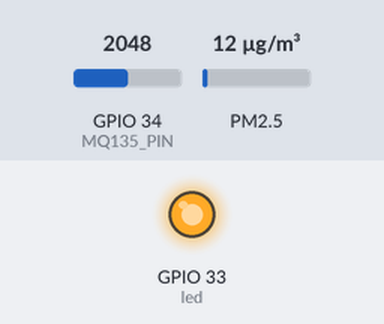
A program run on a simulated ESP32 board running MicroPython. Shown: output pins drawn as LEDs (lit = HIGH). The inputs (shaded band) are chosen by the test bench; at power-on: GPIO 34 (MQ135_PIN) = 2048, PM2.5 12 µg/m³ (analog values on the 0–4095 scale). What the program prints to the serial console is not drawn.

Above: at 1.2 s.
1.3 s: GPIO 34 (MQ135_PIN) set to 1460
Timing chart, 0 to 11.5 s (numbered marks = the images above; inputs shaded):
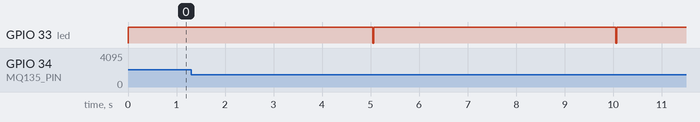

The program:

main.py
```python
"""
============================================================================
ESP32 Air Quality Monitor - MicroPython Edition (Sensor-Safe)
============================================================================
Works WITH or WITHOUT sensors connected.
  - If PMS5003/7003 is not connected → Shows "PM Sensor: Offline"
  - If MQ-135 is not connected → Shows raw ADC noise reading
  - Wi-Fi and timestamps always work regardless of sensors

Upload this as main.py once test_no_sensors.py passes all tests.
============================================================================
"""

import time
import json
import gc
import config
from pm_sensor import PMSensor
from mq135_sensor import MQ135Sensor
from wifi_manager import WiFiManager
from time_sync import TimeSync

# ============================================================================
# INITIALIZATION
# ============================================================================
print("\n" + "=" * 55)
print("  ESP32 AIR QUALITY MONITOR - MICROPYTHON EDITION")
print("=" * 55)

# ---------- Sensors (safe if not connected) ----------
sensors_available = {"pm": False, "gas": False}

# PM Sensor — will simply show "offline" if not physically connected
print(f"[Init] PM Sensor (UART{config.PMS_UART_ID}): Listening... (OK if not connected)")
pm_sensor = PMSensor(
    uart_id=config.PMS_UART_ID,
    rx_pin=config.PMS_RX_PIN,
    tx_pin=config.PMS_TX_PIN,
    baudrate=config.PMS_BAUD_RATE,
    timeout_ms=config.PMS_TIMEOUT_MS
)

# MQ-135 — reads ADC noise if not connected (won't crash)
print(f"[Init] MQ-135 (GPIO {config.MQ135_PIN}): Reading ADC... (noise is normal without sensor)")
mq135_sensor = MQ135Sensor(
    pin=config.MQ135_PIN,
    rl_kohm=config.MQ135_RL_KOHM,
    ro_clean_air_kohm=config.MQ135_RO_CLEAN_AIR_KOHM,
    vcc_supply=config.MQ135_VCC_SUPPLY,
    vref_esp32=config.MQ135_VREF_ESP32,
    samples=config.MQ135_SAMPLES,
    param_a=config.MQ135_PARAM_A,
    param_b=config.MQ135_PARAM_B
)

# ---------- Wi-Fi ----------
print("[Init] Wi-Fi Manager...")
wifi_manager = WiFiManager(
    ssid=config.WIFI_SSID,
    password=config.WIFI_PASSWORD,
    retry_interval_ms=config.WIFI_RETRY_INTERVAL_MS
)
wifi_manager.connect()

# ---------- Time ----------
print(f"[Init] NTP Time Sync ({config.NTP_SERVER})...")
time_sync = TimeSync(
    ntp_host=config.NTP_SERVER,
    gmt_offset_hours=config.GMT_OFFSET_HOURS
)

# ---------- Onboard LED for visual heartbeat ----------
from machine import Pin
led = Pin(33, Pin.OUT)  # Small red LED on back of ESP32-CAM (active LOW)
led.value(1)            # Start OFF

print("[Init] ✅ System ready. Entering measurement loop.\n")

# ============================================================================
# MQTT HOOK (unchanged — ready when you add a broker)
# ============================================================================
def handle_mqtt_transmission(json_payload_str):
    if not wifi_manager.is_connected():
        return
    if not config.MQTT_ENABLED:
        print(f"[MQTT Hook] Payload ready ({len(json_payload_str)} bytes)")
        return

# ============================================================================
# MAIN LOOP
# ============================================================================
last_publish_ticks = time.ticks_ms()
last_ntp_attempt_ticks = 0
reading_number = 0

while True:
    # 1. Background services
    wifi_manager.update()
    pm_sensor.update()

    # 2. Sync NTP when Wi-Fi connects
    now = time.ticks_ms()
    if wifi_manager.is_connected() and not time_sync.is_synced:
        if time.ticks_diff(now, last_ntp_attempt_ticks) >= 5000:
            last_ntp_attempt_ticks = now
            time_sync.sync()

    # 3. Periodic telemetry
    if time.ticks_diff(now, last_publish_ticks) >= config.SENSOR_READ_INTERVAL_MS:
        last_publish_ticks = now
        reading_number += 1

        # Blink the red LED as heartbeat
        led.value(0)  # ON

        # Read sensors (safe even if disconnected)
        gas_data = mq135_sensor.read()
        pm_data = pm_sensor.get_data()

        # Track if sensors come online
        if pm_data["sensor_valid"] and not sensors_available["pm"]:
            sensors_available["pm"] = True
            print("[Sensor] ✅ PM Sensor came online!")
        if gas_data["sensor_valid"] and gas_data["rs_kohm"] < 500 and not sensors_available["gas"]:
            sensors_available["gas"] = True
            print("[Sensor] ✅ MQ-135 Gas Sensor detected!")

        # Build payload
        payload = {
            "device_id": wifi_manager.get_device_id(),
            "timestamp": time_sync.get_iso8601_timestamp(),
            "time_synced": time_sync.is_synced,
            "epoch": time_sync.get_epoch(),
            "uptime_sec": time_sync.get_uptime_sec(),
            "reading_number": reading_number,
            "wifi": {
                "connected": wifi_manager.is_connected(),
                "ip": wifi_manager.get_ip()
            },
            "particulate_matter": {
                "sensor_valid": pm_data["sensor_valid"],
                "status": "Online" if pm_data["sensor_valid"] else "Offline (not connected)",
                "pm1_0_ug_m3": pm_data["pm1_0_env"] if pm_data["sensor_valid"] else None,
                "pm2_5_ug_m3": pm_data["pm2_5_env"] if pm_data["sensor_valid"] else None,
                "pm10_ug_m3": pm_data["pm10_env"] if pm_data["sensor_valid"] else None,
            },
            "gas_mq135": {
                "sensor_valid": gas_data["sensor_valid"],
                "status": gas_data["air_quality"] if gas_data["sensor_valid"] else "Offline (not connected)",
                "raw_adc": gas_data["raw_adc"],
                "voltage_mv": gas_data["voltage_mv"],
                "ppm_co2_equiv": gas_data["ppm_co2_equiv"] if gas_data["sensor_valid"] else None,
            }
        }

        # Serialize
        json_output = json.dumps(payload)

        # Print to Serial Monitor
        print(f"\n--- [READING #{reading_number}] ---")
        try:
            print(json.dumps(payload, indent=2))
        except (TypeError, ValueError):
            print(json_output)

        # Sensor status summary line
        pm_status = "✅ Online" if pm_data["sensor_valid"] else "❌ Not connected"
        gas_status = "✅ Online" if (gas_data["sensor_valid"] and gas_data["rs_kohm"] < 500) else "❌ Not connected"
        wifi_status = "✅ " + wifi_manager.get_ip() if wifi_manager.is_connected() else "❌ Offline"
        time_status = "✅ " + time_sync.get_iso8601_timestamp() if time_sync.is_synced else "⏳ Waiting for NTP"
        print(f"[Status] PM: {pm_status} | Gas: {gas_status} | WiFi: {wifi_status} | Time: {time_status}")
        print("---")

        # MQTT dispatch
        handle_mqtt_transmission(json_output)

        # LED off & cleanup
        led.value(1)  # OFF
        gc.collect()

    time.sleep_ms(config.LOOP_TICK_SLEEP_MS)
```

config.py
```python
# ============================================================================
# ESP32 Air Quality Monitor - Configuration (MicroPython)
# ============================================================================

# System & Timing
DEVICE_ID_PREFIX = "ESP32-AQM-"
SENSOR_READ_INTERVAL_MS = 5000     # Read & telemetry interval (5 seconds)
LOOP_TICK_SLEEP_MS = 50            # Background loop poll interval

# Wi-Fi Credentials
WIFI_SSID = "YOUR_WIFI_SSID"
WIFI_PASSWORD = "YOUR_WIFI_PASSWORD"
WIFI_RETRY_INTERVAL_MS = 10000     # Reconnect retry interval if disconnected

# NTP Configuration
NTP_SERVER = "pool.ntp.org"
GMT_OFFSET_HOURS = 0               # UTC standard (set e.g. 5.5 for India, -5 for US EST)

# Hardware Pins
# PMS5003 / PMS7003 UART (UART2)
# Connect ESP32 Pin 16 (RX) -> Sensor TXD
# Connect ESP32 Pin 17 (TX) -> Sensor RXD
PMS_UART_ID = 2
PMS_RX_PIN = 16
PMS_TX_PIN = 17
PMS_BAUD_RATE = 9600
PMS_TIMEOUT_MS = 3000

# MQ-135 Gas Sensor (ADC)
# Use ADC1 pins (GPIO 32, 33, 34, 35, 36, 39) - safe with active Wi-Fi!
MQ135_PIN = 34
MQ135_RL_KOHM = 10.0               # Load resistance on breakout (typically 10k or 1k)
MQ135_RO_CLEAN_AIR_KOHM = 76.63    # Calibrated sensor resistance in clean air
MQ135_VCC_SUPPLY = 5.0             # Sensor heating/supply voltage (V)
MQ135_VREF_ESP32 = 3.3             # ESP32 ADC max voltage reference (V)
MQ135_SAMPLES = 32                 # Number of ADC oversamples for noise filtering

# MQ-135 CO2 curve coefficients: ppm = A * (Rs / R0) ^ B
MQ135_PARAM_A = 116.6020682
MQ135_PARAM_B = -2.769034857

# MQTT Configuration (Optional / Plug-and-Play)
MQTT_ENABLED = False               # Set to True when ready to publish to broker
MQTT_BROKER = "192.168.1.100"
MQTT_PORT = 1883
MQTT_TOPIC_TELEMETRY = "home/air_quality/telemetry"
MQTT_CLIENT_USER = None
MQTT_CLIENT_PASS = None
```

pm_sensor.py
```python
import time
from machine import UART, Pin

class PMSensor:
    FRAME_LEN = 32
    START_1 = 0x42
    START_2 = 0x4D

    def __init__(self, uart_id=2, rx_pin=16, tx_pin=17, baudrate=9600, timeout_ms=3000):
        self.uart = UART(uart_id, baudrate=baudrate, rx=Pin(rx_pin), tx=Pin(tx_pin), timeout=10)
        self.timeout_ms = timeout_ms
        self.buffer = bytearray()
        self.last_read_ms = 0
        self.is_valid = False
        self.latest_data = {
            "pm1_0_standard": 0,
            "pm2_5_standard": 0,
            "pm10_standard": 0,
            "pm1_0_env": 0,
            "pm2_5_env": 0,
            "pm10_env": 0,
            "particles_0_3um": 0,
            "particles_0_5um": 0,
            "particles_1_0um": 0,
            "particles_2_5um": 0,
            "particles_5_0um": 0,
            "particles_10um": 0,
            "sensor_valid": False
        }

    def update(self):
        """Non-blocking UART buffer reading and frame parser."""
        if self.uart.any():
            chunk = self.uart.read()
            if chunk:
                self.buffer.extend(chunk)

        # Look for the start marker (0x42, 0x4D)
        while len(self.buffer) >= self.FRAME_LEN:
            if self.buffer[0] != self.START_1 or self.buffer[1] != self.START_2:
                # Slide buffer window forward until header is found
                del self.buffer[0]
                continue

            # Complete candidate frame found
            frame = self.buffer[:self.FRAME_LEN]
            del self.buffer[:self.FRAME_LEN]

            if self._verify_checksum(frame):
                self._parse_frame(frame)
                return

        # Check for timeout if no valid frame recently received
        if self.is_valid and time.ticks_diff(time.ticks_ms(), self.last_read_ms) > self.timeout_ms:
            self.is_valid = False
            self.latest_data["sensor_valid"] = False

    def _verify_checksum(self, frame):
        computed = sum(frame[:30]) & 0xFFFF
        expected = (frame[30] << 8) | frame[31]
        return computed == expected

    def _parse_frame(self, frame):
        # Unpack big-endian unsigned 16-bit integers
        self.latest_data = {
            "pm1_0_standard": (frame[4] << 8) | frame[5],
            "pm2_5_standard": (frame[6] << 8) | frame[7],
            "pm10_standard":  (frame[8] << 8) | frame[9],
            "pm1_0_env":      (frame[10] << 8) | frame[11],
            "pm2_5_env":      (frame[12] << 8) | frame[13],
            "pm10_env":       (frame[14] << 8) | frame[15],
            "particles_0_3um": (frame[16] << 8) | frame[17],
            "particles_0_5um": (frame[18] << 8) | frame[19],
            "particles_1_0um": (frame[20] << 8) | frame[21],
            "particles_2_5um": (frame[22] << 8) | frame[23],
            "particles_5_0um": (frame[24] << 8) | frame[25],
            "particles_10um":  (frame[26] << 8) | frame[27],
            "sensor_valid":   True
        }
        self.is_valid = True
        self.last_read_ms = time.ticks_ms()

    def get_data(self):
        return self.latest_data

    def is_healthy(self):
        return self.is_valid and (time.ticks_diff(time.ticks_ms(), self.last_read_ms) <= self.timeout_ms)
```

mq135_sensor.py
```python
import time
from machine import ADC, Pin

class MQ135Sensor:
    def __init__(self, pin=34, rl_kohm=10.0, ro_clean_air_kohm=76.63,
                 vcc_supply=5.0, vref_esp32=3.3, samples=32,
                 param_a=116.6020682, param_b=-2.769034857):
        self.adc = ADC(Pin(pin))
        # Configure full-scale 3.3V attenuation
        self.adc.atten(ADC.ATTN_11DB)

        # In modern MicroPython, width is 12-bit by default (0-4095)
        if hasattr(self.adc, 'width'):
            self.adc.width(ADC.WIDTH_12BIT)

        self.rl_kohm = rl_kohm
        self.ro_kohm = ro_clean_air_kohm
        self.vcc_supply = vcc_supply
        self.vref_esp32 = vref_esp32
        self.samples = samples
        self.param_a = param_a
        self.param_b = param_b

    def _read_raw_oversampled(self):
        total = 0
        for _ in range(self.samples):
            # adc.read() returns 12-bit 0-4095
            total += self.adc.read()
            time.sleep_us(200)
        return total // self.samples

    def _read_millivolts(self, raw_adc):
        # Check if native calibrated read_uv is available in this MicroPython build
        if hasattr(self.adc, 'read_uv'):
            try:
                total_uv = 0
                for _ in range(self.samples):
                    total_uv += self.adc.read_uv()
                    time.sleep_us(200)
                return (total_uv // self.samples) // 1000
            except Exception:
                pass
        # Fallback to direct calculation
        return int((raw_adc * (self.vref_esp32 * 1000)) / 4095)

    def read(self):
        raw_adc = self._read_raw_oversampled()
        voltage_mv = self._read_millivolts(raw_adc)
        v_out = voltage_mv / 1000.0

        if v_out <= 0.02:
            return {
                "sensor_valid": False,
                "raw_adc": raw_adc,
                "voltage_mv": voltage_mv,
                "rs_kohm": 999.0,
                "rs_ro_ratio": 999.0,
                "ppm_co2_equiv": 0.0,
                "air_quality": "Sensor Open / Disconnected"
            }

        if v_out >= self.vcc_supply:
            v_out = self.vcc_supply - 0.05

        # Rs = RL * (Vsupply - Vout) / Vout
        rs_kohm = self.rl_kohm * ((self.vcc_supply - v_out) / v_out)
        ratio = rs_kohm / self.ro_kohm if self.ro_kohm > 0 else 1.0

        # Estimated CO2 equivalent PPM
        if ratio > 0:
            ppm = self.param_a * (ratio ** self.param_b)
        else:
            ppm = 0.0

        return {
            "sensor_valid": True,
            "raw_adc": raw_adc,
            "voltage_mv": voltage_mv,
            "rs_kohm": round(rs_kohm, 2),
            "rs_ro_ratio": round(ratio, 3),
            "ppm_co2_equiv": round(ppm, 1),
            "air_quality": self._classify_air_quality(ppm)
        }

    def _classify_air_quality(self, ppm):
        if ppm <= 450.0:
            return "Excellent (Clean Outdoor Air)"
        elif ppm <= 800.0:
            return "Good (Normal Indoor Air)"
        elif ppm <= 1000.0:
            return "Moderate (Fair Ventilation)"
        elif ppm <= 1500.0:
            return "Poor (Heavy Air / Stale)"
        else:
            return "Hazardous (Ventilation Required)"

    def calibrate_r0(self, samples=50, delay_ms=100):
        """Calibrates R0 in fresh clean outdoor air (baseline ~415 ppm CO2)."""
        rs_readings = []
        for _ in range(samples):
            data = self.read()
            if data["sensor_valid"] and data["rs_kohm"] > 0:
                rs_readings.append(data["rs_kohm"])
            time.sleep_ms(delay_ms)

        if not rs_readings:
            return self.ro_kohm

        avg_rs = sum(rs_readings) / len(rs_readings)
        # R0 = Rs / ((415 / A) ^ (1 / B))
        clean_ratio = (415.0 / self.param_a) ** (1.0 / self.param_b)
        self.ro_kohm = avg_rs / clean_ratio
        return round(self.ro_kohm, 2)
```

time_sync.py
```python
import time

class TimeSync:
    UNIX_EPOCH_OFFSET = 946684800  # Seconds between 1970-01-01 and MicroPython epoch 2000-01-01

    def __init__(self, ntp_host="pool.ntp.org", gmt_offset_hours=0):
        self.ntp_host = ntp_host
        self.gmt_offset_hours = gmt_offset_hours
        self.is_synced = False
        self.boot_ticks_ms = time.ticks_ms()

    def sync(self):
        """Attempts to synchronize internal RTC via NTP. Returns True on success."""
        try:
            import ntptime
            ntptime.host = self.ntp_host
            ntptime.settime()
            self.is_synced = True
            print(f"[NTP] Clock synchronized successfully via {self.ntp_host}")
            return True
        except Exception as e:
            # print(f"[NTP] Sync failed: {e}")
            return False

    def get_epoch(self):
        """Returns standard Unix epoch (seconds since 1970-01-01). 0 if not synced."""
        if self.is_synced:
            return time.time() + self.UNIX_EPOCH_OFFSET
        return 0

    def get_uptime_sec(self):
        return time.ticks_diff(time.ticks_ms(), self.boot_ticks_ms) // 1000

    def get_iso8601_timestamp(self):
        """Returns ISO-8601 formatted string e.g. 2026-10-06T12:45:30Z."""
        if self.is_synced:
            # time.gmtime() returns (year, month, mday, hour, minute, second, weekday, yearday)
            t = time.gmtime()
            return f"{t[0]:04d}-{t[1]:02d}-{t[2]:02d}T{t[3]:02d}:{t[4]:02d}:{t[5]:02d}Z"
        else:
            return f"BOOT+{self.get_uptime_sec()}s"
```

boot.py
```python
# boot.py - Executes once on ESP32 cold boot
import esp
import gc

# Disable low-level OS debug chatter on UART0
esp.osdebug(None)

# Run initial garbage collection
gc.enable()
gc.collect()
```

Source omitted: wifi_manager.py (2732 bytes)

Measured:
- by itself, GPIO 33 (led): alternates HIGH for 5.0 s and LOW for 0.02 s
